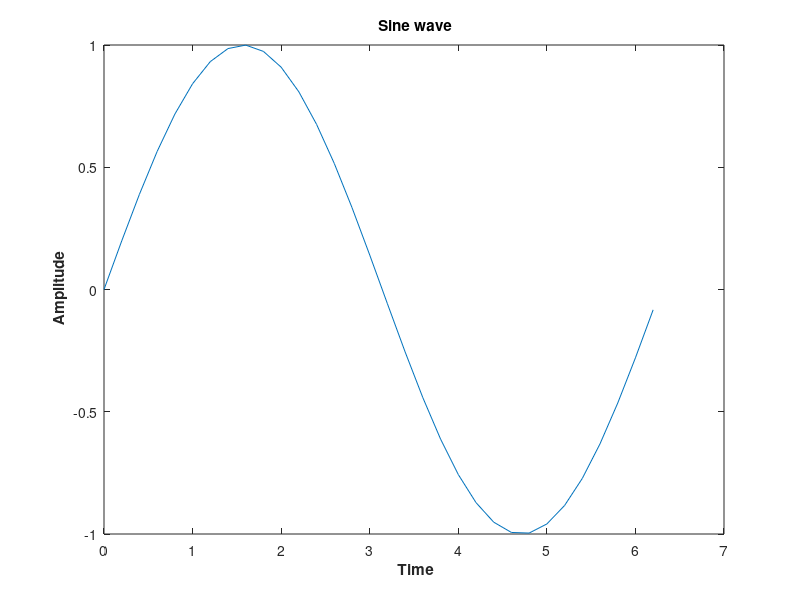
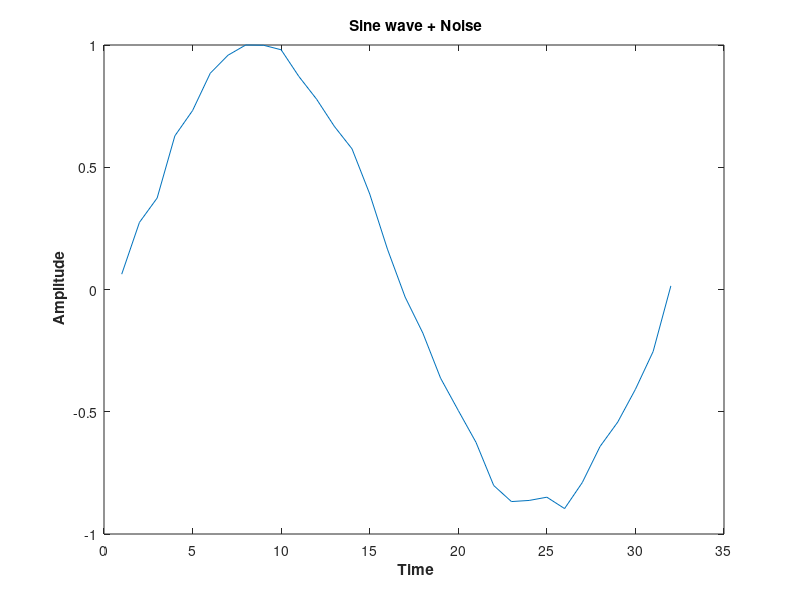
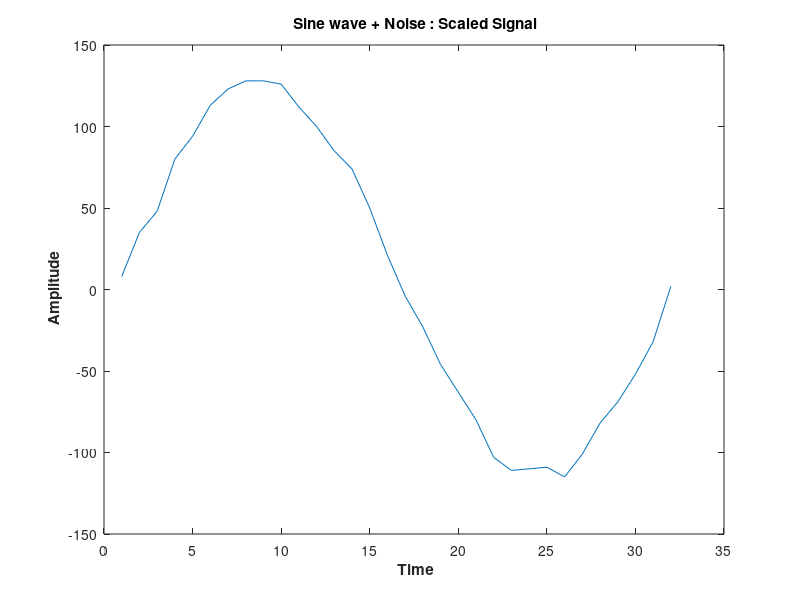

Recreate these plots in MATLAB, in order.
close all; clear all;
fs = 5;
Amp = 1;
t = 0:1/fs:2*pi; % time vector
sine_wave = Amp*sin(t);
figure();
plot(t, sine_wave);
xlabel('\bf Time');
ylabel('\bf Amplitude');
title('\bf Sine wave');

% Add a noise
a = 0.1; % upper limit
b = 0; % lower limit
noise = (b-a).*rand(length(sine_wave),1) + a; noise = noise';
sine_noise = (sine_wave + noise);
sine_norm = sine_noise / max(abs(sine_noise));
figure();plot(1:length(sine_norm), sine_norm);
xlabel('\bf Time');
ylabel('\bf Amplitude');
title('\bf Sine wave + Noise');

% Convert from real to integers
total_wordlength = 16;
scaling = 7;
sine_noise_integers = round(sine_norm.*(2^scaling));
figure();plot(1:length(sine_noise_integers), sine_noise_integers);
xlabel('\bf Time');
ylabel('\bf Amplitude');
title('\bf Sine wave + Noise : Scaled Signal');

% Convert from integers to binary
sine_noise_in_binary_signed = dec2bin(mod((sine_noise_integers),2^total_wordlength),total_wordlength);
yy = cellstr(sine_noise_in_binary_signed);
fid = fopen('signal.data', 'wt');
fprintf(fid, '%8s \n', yy{:});
disp('text file for signal finished');